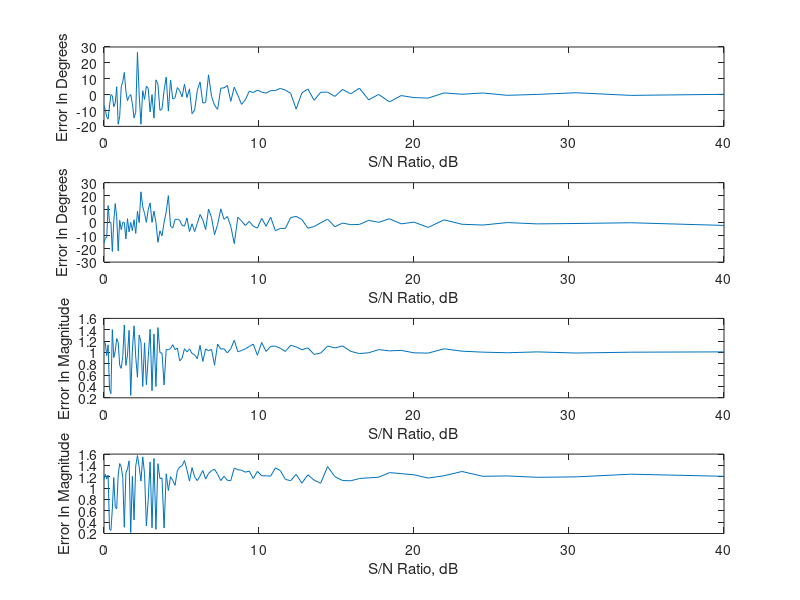
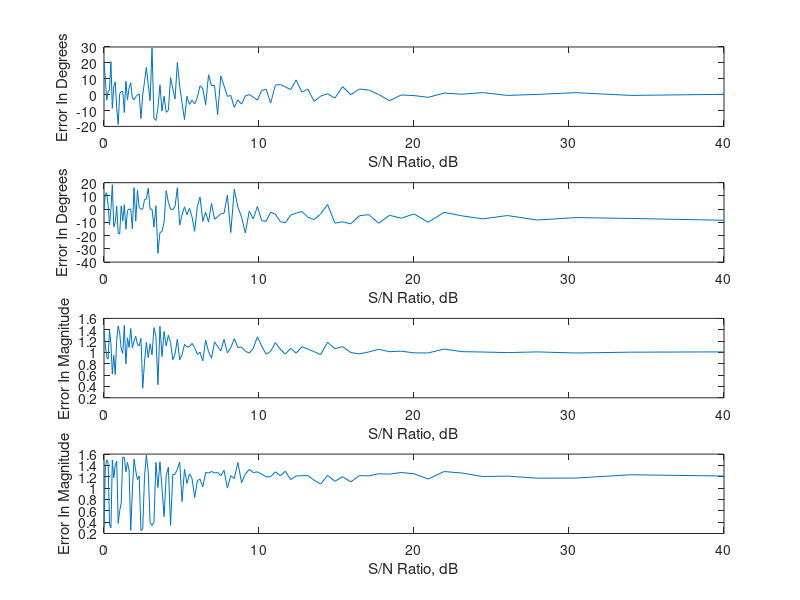

Recreate these plots in MATLAB, in order.
%%%%%%%%%%%%%%%%%%%%%%%%%%%%DECLARATIONS%%%%%%%%%%%%%%%%%%%%%%
clc;clear;
alpha = 1; %ground weighting factor
beta = 1;   %veg weighting factor
pg1 = [1;0;1]/sqrt(2); %ground
pv1 = [1;1;1]/sqrt(3); %veg
ground_offset = pi/2; % ground interferomitry offset
veg_offset = pi/6;    % veg interferomitry offset

Window = 25;    %size of window
average = 100;  %Samples

Eig_R1_s = zeros(1,100);
Eig_R1_m = zeros(1,100);
Eig_R2_s = zeros(1,100);
Eig_R2_m = zeros(1,100);
N_R1 = zeros(1,100);
N_R2 = zeros(1,100);
%%%%%%%%%%%%%%%%%%%%%%%%End DECLARATIONS%%%%%%%%%%%%%%%%%%%%%%
for Noise = 100:-1:1;
    
    NN(Noise)=1./(0.01*Noise)^2;

    g =  pg1*(sqrt(-2*log(1-rand(1,Window))).*exp(1i*2*pi*rand(1,Window)));
    v =  pv1*(sqrt(-2*log(1-rand(1,Window))).*exp(1i*2*pi*rand(1,Window)));
    
    s1 = alpha*g + beta*v;
    s2 = alpha*exp(1i*ground_offset)*g + beta*exp(1i*veg_offset)*v;
    
    s1_Noise = s1 + .01*Noise*sqrt(-2*log(1-rand(3,Window))).*exp(1i*2*pi*rand(3,Window));
    s2_Noise = s2 + .01*Noise*sqrt(-2*log(1-rand(3,Window))).*exp(1i*2*pi*rand(3,Window));
    
    %%%%%%%%%%%%%%%%%%Super Resolution%%%%%%%%%%%%%%%%%%%%%%
    R1 = s1_Noise*s1_Noise';
    R2 = s2_Noise*s1_Noise';
    [u ,c] = eig(R2'*R2);
    
    H = u*sqrt(c)*u';
    
    C = R2*H';
    Z = H*R1';
    %%%%%%%%%%%%%%%%%%Super Resolution%%%%%%%%%%%%%%%%%%%%%%
    
    [Uc ,Uvc] = eig(C);
    [Uz ,Uvz] = eig(Z);
    
    [Sort_c,kc]=sort(diag(Uc),'ascend');
    [Sort_z,kz]=sort(diag(Uz),'ascend');
    
    Eig_R2_s(Noise) = 1- Sort_c(1,1);
    Eig_R2_m(Noise) = 1- Sort_c(2,1);
    Eig_R1_s(Noise) = 1- Sort_z(1,1);
    Eig_R1_m(Noise) = 1- Sort_z(2,1);
    N_R2(Noise) = 1- Sort_c(3,1);
    N_R1(Noise) = 1- Sort_z(3,1);

end

 figure(1)
subplot(4,1,1)
plot(10*log10(NN),(180/pi)*angle(Eig_R1_s));xlabel('S/N Ratio, dB'); ylabel('Error In Degrees');
subplot(4,1,2)
plot(10*log10(NN),(180/pi)*angle(Eig_R1_m));xlabel('S/N Ratio, dB'); ylabel('Error In Degrees');

subplot(4,1,3)
plot(10*log10(NN),abs(Eig_R1_s));xlabel('S/N Ratio, dB'); ylabel('Error In Magnitude');
subplot(4,1,4)
plot(10*log10(NN),abs(Eig_R1_m));xlabel('S/N Ratio, dB'); ylabel('Error In Magnitude');
hold on;

figure(2)
subplot(4,1,1)
plot(10*log10(NN),(180/pi)*angle(Eig_R2_s));xlabel('S/N Ratio, dB'); ylabel('Error In Degrees');
subplot(4,1,2)
plot(10*log10(NN),(180/pi)*angle(Eig_R2_m));xlabel('S/N Ratio, dB'); ylabel('Error In Degrees');

subplot(4,1,3)
plot(10*log10(NN),abs(Eig_R2_s));xlabel('S/N Ratio, dB'); ylabel('Error In Magnitude');
subplot(4,1,4)
plot(10*log10(NN),abs(Eig_R2_m));xlabel('S/N Ratio, dB'); ylabel('Error In Magnitude');
hold off;
